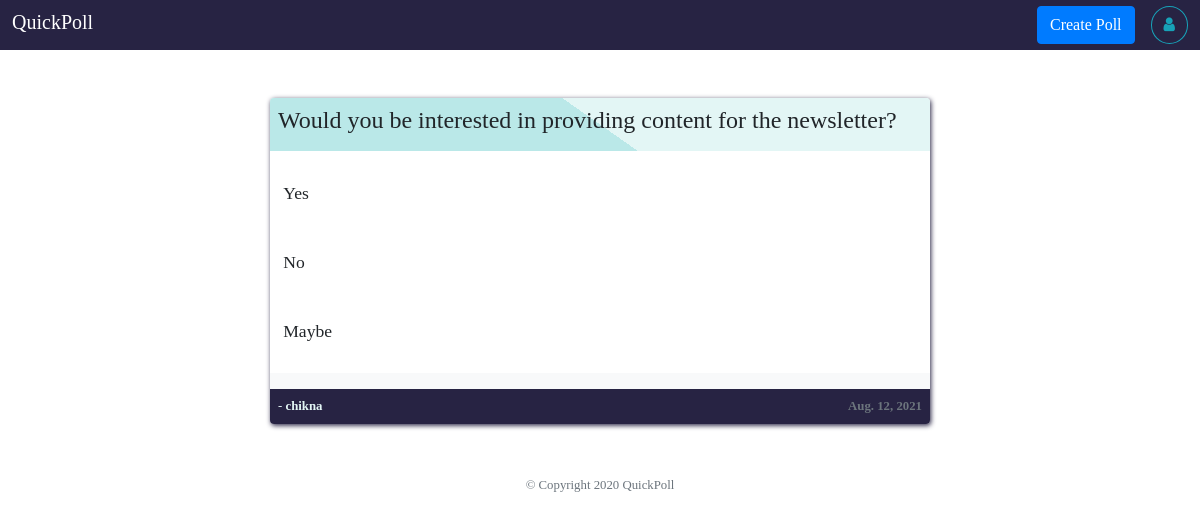
The page /profile/v/chikna (signed in) on the database its author committed.
### createPoll/models.py (models this page shows, shortened)
class Question(models.Model):
	question_text = models.TextField()
	pollBy = models.CharField(max_length=20,default="anonymous")
	pub_date = models.DateField(auto_now_add=True)
	class Meta:
		verbose_name_plural = "question"

class Choices(models.Model):
	question = models.ForeignKey(Question,on_delete=models.CASCADE)
	choice = models.CharField(max_length=200)
	votes = models.IntegerField(default=0)
	class Meta:
		verbose_name_plural = "Choices"

### userProfile/views.py (the view)
# urls.py: path('v/<str:user>',views.viewProfile,name="viewProfile"),
def viewProfile(request,user):
	try:
		sessUsername = request.session['sessUsername']
	except:
		return HttpResponseRedirect(reverse("user:user"))
	else:
		if user != sessUsername:
			context = {}
			try:
				questions = Question.objects.filter(pollBy=user).order_by("-pub_date")
			except Question.DoesNotExist:
				pass
			else:
				context['questions'] = questions
				context['viewUser'] = user
				context['selfUser'] = sessUsername
				votedQuestions = Voter.objects.filter(votedBy=sessUsername)
				votedQuestionID = []
				for votedQuestion in votedQuestions:
					votedQuestionID.append(votedQuestion.question.id)
				context['votedQuestionID'] = votedQuestionID
				if "resultBtn" in request.GET:
					request.session['sessQID'] = request.GET.get('resultBtn');
					return HttpResponseRedirect(reverse("home:result"))
				return render(request,"userProfile/view-profile.html",context)
		return HttpResponseRedirect(reverse("userProfile:userProfile"))

### userProfile/templates/userProfile/view-profile.html (shortened to what this page needs)
{%  extends 'user/base.html' %}
{% load static %}
{% block style %}
	<link rel="stylesheet" type="text/css" href="{% static 'css/style.css' %}?{% now 'U' %}">
	<link rel="stylesheet" type="text/css" href="{% static 'css/home-style.css' %}?{% now 'U' %}">
{% endblock style %}
{% block header %}
	<div class="jumbotron-fluid main-theme-bg smaller-padding d-flex justify-content-between">
		<h5 class="mt-1"><a href="{% url 'home:home' %}" class="white-color">QuickPoll</a></h5>
		<div class="d-flex ml-2s">
			<a href="{% url 'createPoll:createPoll' %}"><button class="btn btn-primary mr-2">Create Poll</button></a>
			<a href="{% url 'userProfile:userProfile' %}"><button class="btn btn-outline-info ml-2" style="border-radius:50%"><i class="fa fa-user"></i></button></a>
		</div>
	</div>
{% endblock header %}
{% block content %}
		{% if questions %}
		<div class="choice-container">
			{% for question in questions %}
				<div class="container polls w-screen-auto p-0 bg-light mt-5 rounded ">
					<div class="poll-header p-2 rounded-top">
						<h4 class="question">{{ question.question_text }}</h4>
					</div>
					<div class="poll-body pt-3 {% if question.id in votedQuestionID %}pl-2 pr-2{% endif %}">
						{% if question.id not in votedQuestionID %}
							<ul>
								{% for choice in question.choices_set.all %}
									<li class="choice__li " data-id="{{ choice.id }}" question-id="{{ question.id }}" onclick="">
										<p>{{ choice.choice }}</p>
									</li>
								{% endfor %}
							</ul>
						{% endif %}
					</div>
					<div class="poll-footer p-2 d-flex justify-content-between rounded-bottom">
						<small class="{% if question.pollBy == user %}text-light{% endif %}">{% if question.pollBy != user %}<a href="{% url 'userProfile:viewProfile' question.pollBy %}">- <b>{{ question.pollBy }}</b></a>{% else %}- <b>{{ question.pollBy }}</b>{% endif %}</small>
						<small class="text-muted"><b>{{ question.pub_date }}</b></small>
					</div>
				</div>
			{% endfor %}
		</div>
		{% else %}
			<div class="container polls w-screen-auto p-0 mt-5 rounded border">
				<div class="poll-header p-2 rounded-top">
					<h4 class="question text-center">It seems there are no Polls.</h4>
				</div>
			</div>
		{% endif %}
{% endblock content %}

### static/css/style.css (style rules this page uses)
body { font-family:calibri; }
.main-theme-bg { background:#272343; }
.white-color { color:#FFFFFF; }
.smaller-padding { padding:0.5% 1%; }
@media screen and (min-width:801px) { .w-screen-auto { width:55%; } }

### static/css/home-style.css (style rules this page uses)
.polls.container { box-shadow:1px 1.4px 5px #272343; }
.poll-header { background-image:linear-gradient(35deg , #bae8e8 50% , #e3f6f5 50%); }
.poll-body { background:#fff; }
.poll-body > ul { padding:0; list-style-type:none; }
.poll-body > ul li { background:#fff; cursor:pointer; font-size:1.1rem; padding:2%; }
.poll-footer { background:#272343; }
.poll-footer a { color:#e3f6f5; }

### rows shown on the page
Question: question_text "Would you be interested in providing content for the newsletter?", pollBy "chikna", pub_date "Aug. 12, 2021"
Choices: choice "Yes"
Choices: choice "No"
Choices: choice "Maybe"
